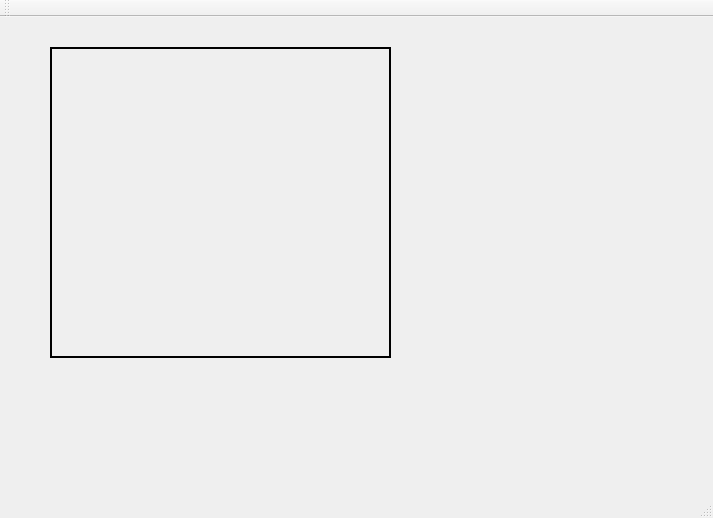
<?xml version="1.0" encoding="UTF-8"?>
<ui version="4.0">
 <class>Track</class>
 <widget class="QMainWindow" name="Track">
  <property name="geometry">
   <rect>
    <x>0</x>
    <y>0</y>
    <width>713</width>
    <height>518</height>
   </rect>
  </property>
  <property name="windowTitle">
   <string>Track</string>
  </property>
  <widget class="QWidget" name="centralWidget">
   <widget class="QLabel" name="label">
    <property name="geometry">
     <rect>
      <x>50</x>
      <y>30</y>
      <width>341</width>
      <height>311</height>
     </rect>
    </property>
    <property name="frameShape">
     <enum>QFrame::WinPanel</enum>
    </property>
    <property name="text">
     <string/>
    </property>
    <property name="scaledContents">
     <bool>true</bool>
    </property>
   </widget>
  </widget>
  <widget class="QMenuBar" name="menuBar">
   <property name="geometry">
    <rect>
     <x>0</x>
     <y>0</y>
     <width>713</width>
     <height>29</height>
    </rect>
   </property>
  </widget>
  <widget class="QToolBar" name="mainToolBar">
   <attribute name="toolBarArea">
    <enum>TopToolBarArea</enum>
   </attribute>
   <attribute name="toolBarBreak">
    <bool>false</bool>
   </attribute>
  </widget>
  <widget class="QStatusBar" name="statusBar"/>
 </widget>
 <layoutdefault spacing="6" margin="11"/>
 <resources/>
 <connections/>
</ui>
